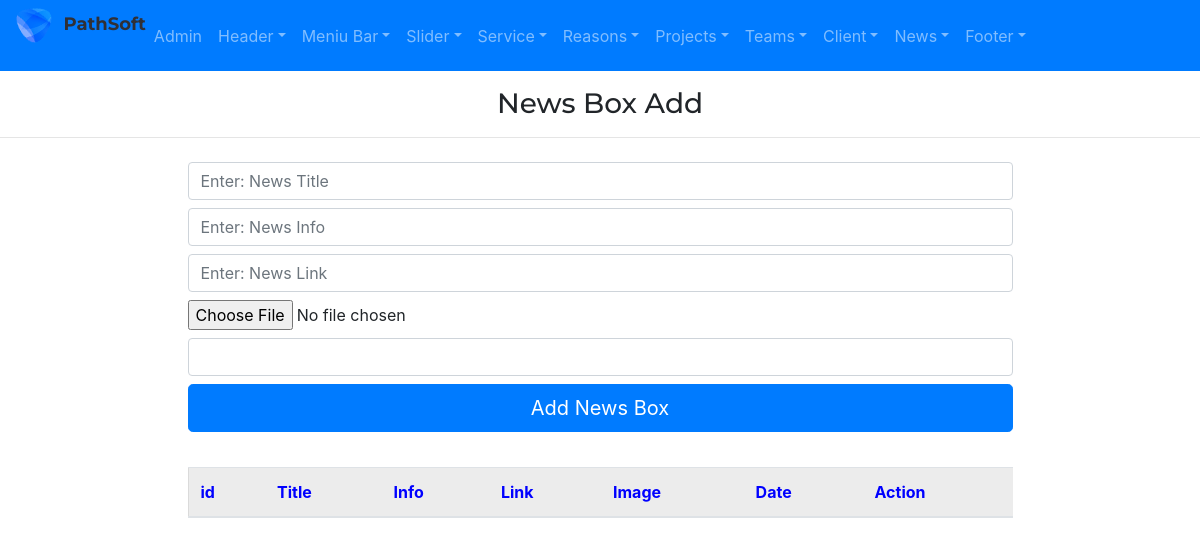
Page /admin/newsboxAdd/ on the earlier database version.
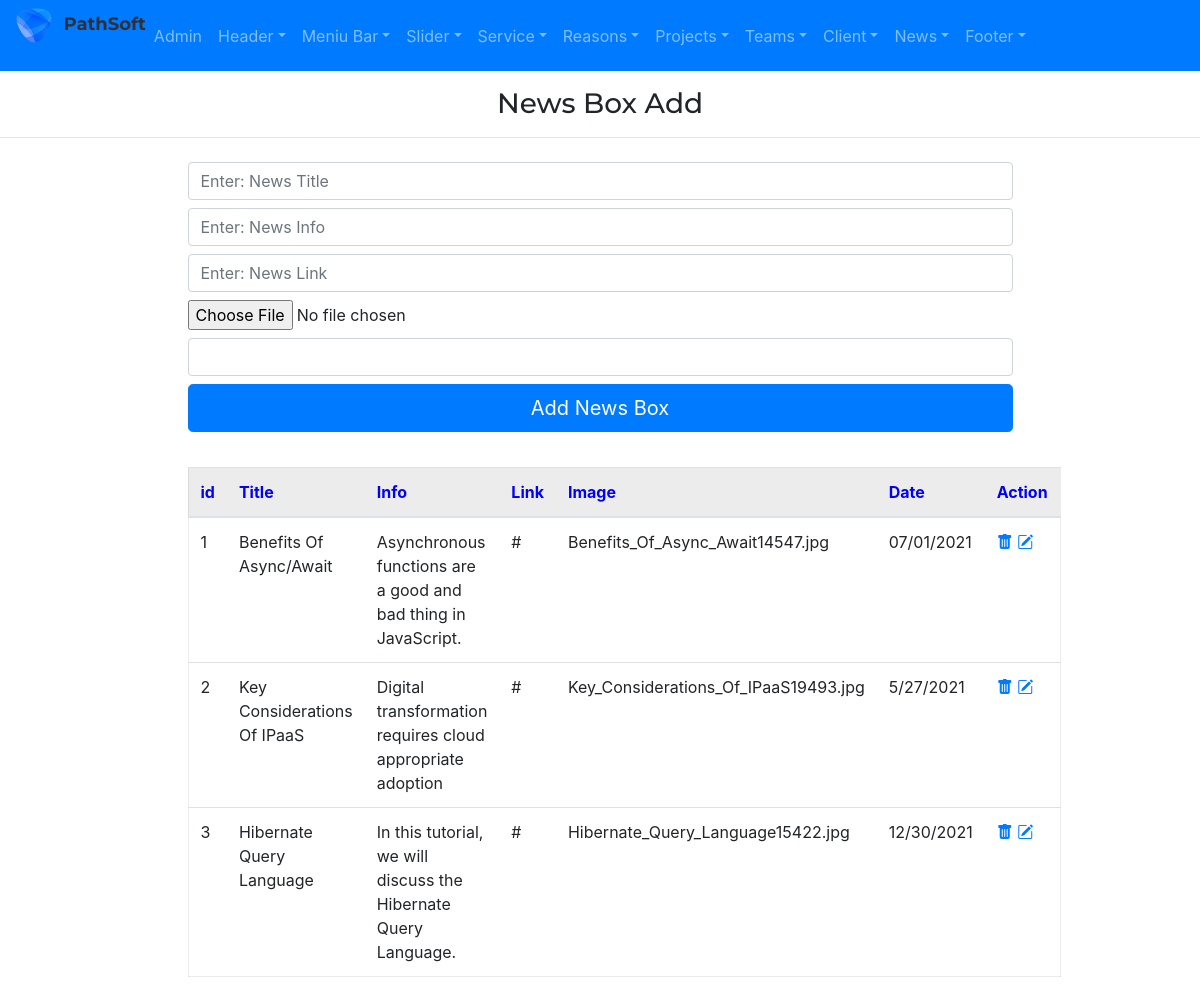
Same page on the later database version.
### app/models.py (models this page shows)
class NewsBox(db.Model):
    id=db.Column(db.Integer,primary_key=True)
    newsbox_title=db.Column(db.String(255))
    newsbox_desc=db.Column(db.String(255))
    newsbox_link=db.Column(db.String(255))
    newsbox_img=db.Column(db.String(255))
    newsbox_date=db.Column(db.String(255))

### admin/routes.py (the view, shortened to what this page needs)
@app.route("/admin/newsboxAdd/", methods=['GET','POST'])
def newsboxAdd():
    form=NewsBoxForm()
    newsboxs=NewsBox.query.all()
    return render_template("admin/newsboxAdd.html",form=form, newsboxs=newsboxs)

### admin/forms.py
class NewsBoxForm(FlaskForm):
    newsbox_title=StringField('newsbox_title')
    newsbox_desc=StringField('newsbox_desc')
    newsbox_link=StringField('newsbox_link')
    newsbox_img=FileField('newsbox_img')
    newsbox_date=StringField('newsbox_date')
    submit=SubmitField()

### app/templates/admin/newsboxAdd.html
{% extends "admin/base.html" %}
{% block content %}
<h3 class="my-3" style="text-align: center;">News Box Add</h3>
<hr>
<div class="container marg">
    <div class="row justify-content-center">
        <div class="col-9">
            <form action="{{url_for('newsboxAdd')}}" method='POST' enctype="multipart/form-data">
                {{ form.newsbox_title(class="form-control my-2",placeholder="Enter: News Title")}}
                {{ form.newsbox_desc(class="form-control my-2",placeholder="Enter: News Info")}}
                {{ form.newsbox_link(class="form-control my-2",placeholder="Enter: News Link")}}
                {{ form.newsbox_img(class="form-control-file my-2")}}
                {{ form.newsbox_date(class="form-control my-2")}}
                {{ form.submit(value='Add News Box',class='btn btn-primary btn-lg btn-block')}}
            </form>
        </div>
    </div>
</div>
<div class="container marg">
    <div class="row justify-content-center">
        <div class="col-9 ">
            <table class="table table-hover " style="margin:35px 0px; border:1px solid rgba(0,0,0,.075);">
                <thead>
                    <tr style="background-color: rgba(0,0,0,.075); color:blue">
                        <th scope="col">id</th>
                        <th scope="col">Title</th>
                        <th scope="col">Info</th>
                        <th scope="col">Link</th>
                        <th scope="col">Image</th>
                        <th scope="col">Date</th>
                        <th scope="col">Action</th>
                    </tr>
                </thead>
                <tbody>
                    {% for newsbox in newsboxs %}
                    <tr>
                        <td scope="row">{{newsbox.id}}</td>
                        <td>{{newsbox.newsbox_title}}</td>
                        <td>{{newsbox.newsbox_desc}}</td>
                        <td>{{newsbox.newsbox_link}}</td>
                        <td>{{newsbox.newsbox_img}}</td>
                        <td>{{newsbox.newsbox_date}}</td>
                        <td>
                            <a href="{{url_for('newsboxDelete',id=newsbox.id)}}"><i class="bi bi-trash-fill"></i></a>
                            <a href="{{url_for('newsboxUpdate',id=newsbox.id)}}"><i class="bi bi-pencil-square"></i></a>
                        </td>
                    </tr>
                    {% endfor %}
                </tbody>
            </table>
        </div>
    </div>
</div>
{% endblock %}

### app/templates/admin/base.html (shortened to what this page needs)
<!doctype html>
<html lang="en">
<head>
    <link rel="stylesheet" href="/static/admin/css/style.css">
    <link rel="stylesheet" href="https://cdn.jsdelivr.net/npm/bootstrap-icons@1.4.1/font/bootstrap-icons.css">
    <link rel="stylesheet" href="https://stackpath.bootstrapcdn.com/bootstrap/4.3.1/css/bootstrap.min.css"
>
</head>
<body>
    <div class="col-admin ">
        <nav class="navbar navbar-expand-sm navbar navbar-dark bg-primary">
            <div class="collapse navbar-collapse" id="collapsibleNavId">
                <ul class="navbar-nav mr-auto mt-2 mt-lg-0 align-items-center ">
                    <li class="nav-item dropdown">
                        <div class="logo">
                            <a href="/" style="text-decoration: none;"><img src="/static/uploads/2264.png"
                                    alt="LOGO PathSoft">
                                <span><b>PathSoft</b></span></a>
                        </div>
                    </li>
                    <li class="nav-item dropdown">
                        <a class="nav-link " href="/admin/">Admin</a>
                    </li>
                    <li class="nav-item dropdown">
                        <a class="nav-link dropdown-toggle" href="#" id="dropdownId" data-toggle="dropdown"
                            aria-haspopup="true" aria-expanded="false">Header</a>
                    </li>
                    <li class="nav-item dropdown">
                        <a class="nav-link dropdown-toggle" href="#" id="dropdownId" data-toggle="dropdown"
                            aria-haspopup="true" aria-expanded="false">Meniu Bar</a>
                    </li>
                    <li class="nav-item dropdown">
                        <a class="nav-link dropdown-toggle" href="#" id="dropdownId" data-toggle="dropdown"
                            aria-haspopup="true" aria-expanded="false">Slider</a>
                    </li>
                    <li class="nav-item dropdown">
                        <a class="nav-link dropdown-toggle" href="#" id="dropdownId" data-toggle="dropdown"
                            aria-haspopup="true" aria-expanded="false">Service</a>
                    </li>
                    <li class="nav-item dropdown">
                        <a class="nav-link dropdown-toggle" href="#" id="dropdownId" data-toggle="dropdown"
                            aria-haspopup="true" aria-expanded="false">Reasons</a>
                    </li>
                    <li class="nav-item dropdown">
                        <a class="nav-link dropdown-toggle" href="#" id="dropdownId" data-toggle="dropdown"
                            aria-haspopup="true" aria-expanded="false">Projects</a>
                    </li>
                    <li class="nav-item dropdown">
                        <a class="nav-link dropdown-toggle" href="#" id="dropdownId" data-toggle="dropdown"
                            aria-haspopup="true" aria-expanded="false">Teams</a>
                    </li>
                    <li class="nav-item dropdown">
                        <a class="nav-link dropdown-toggle" href="#" id="dropdownId" data-toggle="dropdown"
                            aria-haspopup="true" aria-expanded="false">Client</a>
                    </li>
                    <li class="nav-item dropdown">
                        <a class="nav-link dropdown-toggle" href="#" id="dropdownId" data-toggle="dropdown" aria-haspopup="true"
                            aria-expanded="false">News</a>
                    </li>
                    <li class="nav-item dropdown">
                        <a class="nav-link dropdown-toggle" href="#" id="dropdownId" data-toggle="dropdown" aria-haspopup="true"
                            aria-expanded="false">Footer</a>
                    </li>
                </ul>
            </div>
        </nav>
    </div>
    {% block content %}
    {% endblock %}
</body>
</html>

### app/static/main/css/style.css (style rules this page uses)
body { font-family: "Istok Web", sans-serif; }
h4, h3, h2 { font-family: Montserrat, sans-serif; }
a:link { text-decoration: none; }
ul { list-style: none; }
.logo img { width: 36px; height: 35px; object-fit: cover; vertical-align: middle; margin-right: 7px; }
.logo span { font-size: 1.125rem; color: #303036; text-decoration: none; font-family: "Montserrat"; }
.logo { margin-bottom: 1.25rem; align-items: center; }

Differences in the rows shown:
added NewsBox: id "1", newsbox_title "Benefits Of Async/Await", newsbox_desc "Asynchronous functions are a good and bad thing in JavaScript.", newsbox_link "#", newsbox_img "Benefits_Of_Async_Await14547.jpg", newsbox_date "07/01/2021"
added NewsBox: id "2", newsbox_title "Key Considerations Of IPaaS", newsbox_desc "Digital transformation requires cloud appropriate adoption", newsbox_link "#", newsbox_img "Key_Considerations_Of_IPaaS19493.jpg", newsbox_date "5/27/2021"
added NewsBox: id "3", newsbox_title "Hibernate Query Language", newsbox_desc "In this tutorial, we will discuss the Hibernate Query Language.", newsbox_link "#", newsbox_img "Hibernate_Query_Language15422.jpg", newsbox_date "12/30/2021"
